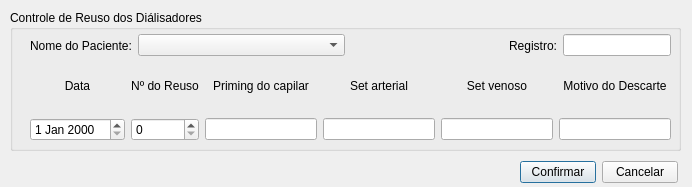
<?xml version="1.0" encoding="UTF-8"?>
<ui version="4.0">
 <class>ControleDeReuso</class>
 <widget class="QDialog" name="ControleDeReuso">
  <property name="geometry">
   <rect>
    <x>0</x>
    <y>0</y>
    <width>692</width>
    <height>187</height>
   </rect>
  </property>
  <property name="windowTitle">
   <string>Controle de Reuso de Diálisadores</string>
  </property>
  <widget class="QGroupBox" name="groupBox">
   <property name="geometry">
    <rect>
     <x>10</x>
     <y>10</y>
     <width>671</width>
     <height>141</height>
    </rect>
   </property>
   <property name="title">
    <string>Controle de Reuso dos Diálisadores</string>
   </property>
   <widget class="QWidget" name="horizontalLayoutWidget">
    <property name="geometry">
     <rect>
      <x>20</x>
      <y>20</y>
      <width>641</width>
      <height>31</height>
     </rect>
    </property>
    <layout class="QHBoxLayout" name="horizontalLayout">
     <item>
      <widget class="QLabel" name="label">
       <property name="sizePolicy">
        <sizepolicy hsizetype="Maximum" vsizetype="Preferred">
         <horstretch>0</horstretch>
         <verstretch>0</verstretch>
        </sizepolicy>
       </property>
       <property name="text">
        <string>Nome do Paciente:</string>
       </property>
      </widget>
     </item>
     <item>
      <widget class="QComboBox" name="comboBox_nomeDoPaciente"/>
     </item>
     <item>
      <widget class="QLabel" name="label_2">
       <property name="lineWidth">
        <number>-2</number>
       </property>
       <property name="text">
        <string>Registro:</string>
       </property>
       <property name="alignment">
        <set>Qt::AlignRight|Qt::AlignTrailing|Qt::AlignVCenter</set>
       </property>
      </widget>
     </item>
     <item>
      <widget class="QLineEdit" name="lineEdit_Registro">
       <property name="sizePolicy">
        <sizepolicy hsizetype="Fixed" vsizetype="Fixed">
         <horstretch>20</horstretch>
         <verstretch>0</verstretch>
        </sizepolicy>
       </property>
      </widget>
     </item>
    </layout>
   </widget>
   <widget class="QWidget" name="gridLayoutWidget">
    <property name="geometry">
     <rect>
      <x>20</x>
      <y>50</y>
      <width>641</width>
      <height>81</height>
     </rect>
    </property>
    <layout class="QGridLayout" name="gridLayout">
     <item row="0" column="3">
      <widget class="QLabel" name="label_7">
       <property name="text">
        <string>Set arterial</string>
       </property>
       <property name="alignment">
        <set>Qt::AlignCenter</set>
       </property>
      </widget>
     </item>
     <item row="0" column="2">
      <widget class="QLabel" name="label_8">
       <property name="text">
        <string>Priming do capilar</string>
       </property>
       <property name="alignment">
        <set>Qt::AlignCenter</set>
       </property>
      </widget>
     </item>
     <item row="0" column="5">
      <widget class="QLabel" name="label_3">
       <property name="text">
        <string>Motivo do Descarte</string>
       </property>
       <property name="alignment">
        <set>Qt::AlignCenter</set>
       </property>
      </widget>
     </item>
     <item row="0" column="4">
      <widget class="QLabel" name="label_5">
       <property name="text">
        <string>Set venoso</string>
       </property>
       <property name="alignment">
        <set>Qt::AlignCenter</set>
       </property>
      </widget>
     </item>
     <item row="0" column="0">
      <widget class="QLabel" name="label_4">
       <property name="text">
        <string>Data</string>
       </property>
       <property name="alignment">
        <set>Qt::AlignCenter</set>
       </property>
      </widget>
     </item>
     <item row="0" column="1">
      <widget class="QLabel" name="label_6">
       <property name="text">
        <string>Nº do Reuso</string>
       </property>
       <property name="alignment">
        <set>Qt::AlignCenter</set>
       </property>
      </widget>
     </item>
     <item row="1" column="0">
      <widget class="QDateEdit" name="dateEdit_data"/>
     </item>
     <item row="1" column="1">
      <widget class="QSpinBox" name="spinBox_NDoReuso"/>
     </item>
     <item row="1" column="2">
      <widget class="QLineEdit" name="lineEdit_primingDoCapilar"/>
     </item>
     <item row="1" column="3">
      <widget class="QLineEdit" name="lineEdit_setArterial"/>
     </item>
     <item row="1" column="4">
      <widget class="QLineEdit" name="lineEdit_setVenoso"/>
     </item>
     <item row="1" column="5">
      <widget class="QLineEdit" name="lineEdit_motivoDoDescarte"/>
     </item>
    </layout>
   </widget>
  </widget>
  <widget class="QWidget" name="">
   <property name="geometry">
    <rect>
     <x>520</x>
     <y>160</y>
     <width>158</width>
     <height>25</height>
    </rect>
   </property>
   <layout class="QHBoxLayout" name="horizontalLayout_2">
    <item>
     <widget class="QPushButton" name="pushButton_confirmar">
      <property name="text">
       <string>Confirmar</string>
      </property>
     </widget>
    </item>
    <item>
     <widget class="QPushButton" name="pushButton_cancelar">
      <property name="text">
       <string>Cancelar</string>
      </property>
     </widget>
    </item>
   </layout>
  </widget>
 </widget>
 <resources/>
 <connections/>
</ui>
